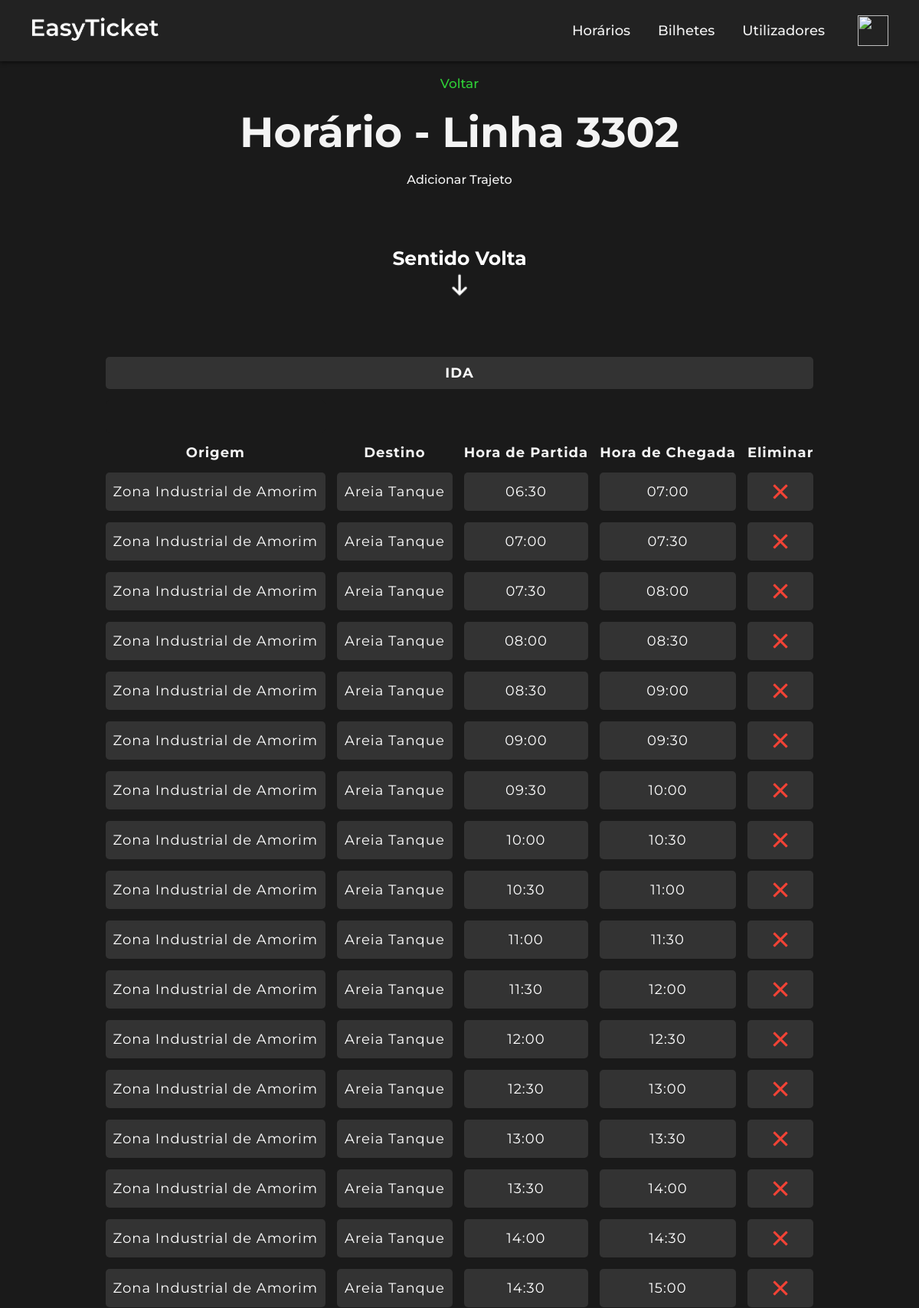
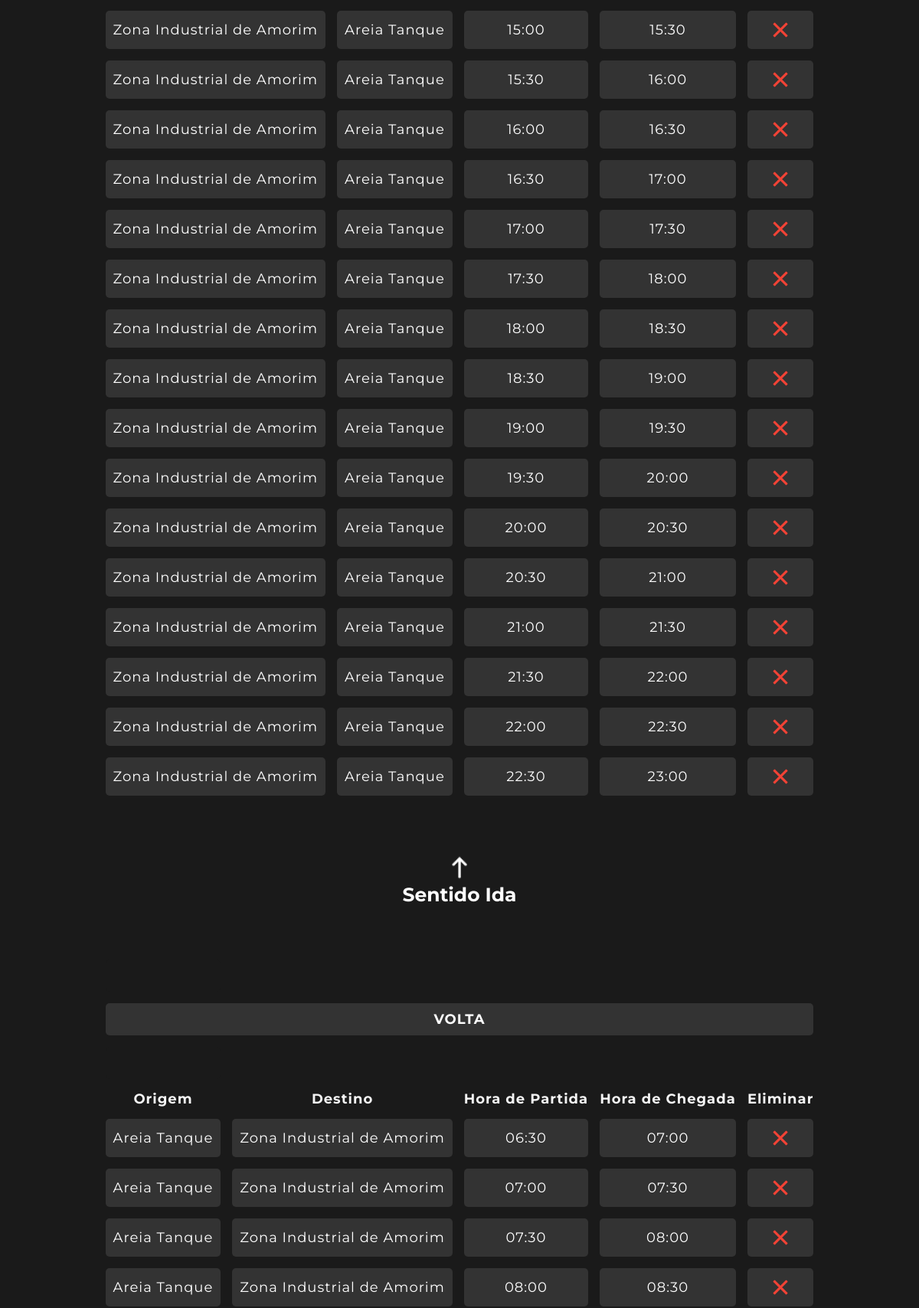
The app's page /linha_3302.php (signed in, upper part) with its own data (2 pictures, top to bottom).
### tables this page shows
CREATE TABLE `viagem` (
  `id_viagem` int(11) NOT NULL,
  `id_autocarro` int(11) NOT NULL,
  `linha_autocarro` int(4) NOT NULL,
  `sentido` set('ida','volta') NOT NULL DEFAULT 'ida',
  `origem` varchar(40) NOT NULL,
  `destino` varchar(40) NOT NULL,
  `hora_partida` time NOT NULL,
  `hora_chegada` time NOT NULL
);

### linha_3302.php (the view, shortened to what this page needs)
<?php
if ($_SESSION['tipo_utilizador'] == 'admin') {
    require_once('menu.php');
} elseif ($_SESSION['tipo_utilizador'] == 'user') {
    require_once('menu2.php');
} elseif ($_SESSION['tipo_utilizador'] == 'semregisto') {
    require_once('menu3.php');
}
require_once('ligarbd.php');
$linha_autocarro = 3302;
$consulta_ida = "SELECT id_viagem, linha_autocarro, origem, destino, SUBSTRING(hora_partida, 1, 5) AS hora_partida, SUBSTRING(hora_chegada, 1, 5) AS hora_chegada
             FROM viagem WHERE sentido='ida' AND linha_autocarro = '$linha_autocarro' ORDER BY hora_partida";
$resultado_ida = mysqli_query($basedados, $consulta_ida);
$nregistos_ida = mysqli_num_rows($resultado_ida);
$consulta_volta = "SELECT id_viagem, linha_autocarro, origem, destino, SUBSTRING(hora_partida, 1, 5) AS hora_partida, SUBSTRING(hora_chegada, 1, 5) AS hora_chegada
             FROM viagem WHERE sentido='volta' AND linha_autocarro = '$linha_autocarro' ORDER BY hora_partida";
$resultado_volta = mysqli_query($basedados, $consulta_volta);
$nregistos_volta = mysqli_num_rows($resultado_volta);
?>
<html>
<head>
    <link href="style.css" rel="stylesheet" type="text/css">
</head>
<body>
<center>
    <br>
<a href="inicio.php#horarios">Voltar</a>
<br>
<h1>Horário - Linha 3302</h1>
    <br>
    <?php
if (isset($_SESSION['tipo_utilizador']) && $_SESSION['tipo_utilizador'] === "admin") {
	?>
    <p style="cursor:pointer;" onclick="scrollToBottom()">Adicionar Trajeto</p>
    <br><br>
<?php
}
?>
<?php
if ($nregistos_ida == 0 && $nregistos_volta == 0) {
    echo "<h1>Não há registos existentes para esta linha!</h1>";
    echo '<br><br><br><br>';
	if (isset($_SESSION['tipo_utilizador']) && $_SESSION['tipo_utilizador'] === "admin") {
    echo "<h2>Inserir Novo Trajeto</h2>";
    echo "<br>";
    echo "<a onclick='confirmainserir();'>";
    echo "<img src='img/inserir.png' title='Inserir' style='cursor: pointer;' >";
    echo "</a>";
    echo "<table>";
    echo "<tr><td style='background-color: #1a1a1a;'>&nbsp;</td></tr>";
    echo "</table>";
	}
    echo "<br>";
} else {
    ?>
<table class="trajeto-table">
    <?php
    if ($nregistos_ida == 0) {
        echo '<br><br><br><br>';
        echo "<p>Não há registos disponíveis para o sentido de ida.</p>";
    } else {
        if ($nregistos_volta > 0) {
            echo '<p class="section-link"><a href="javascript:void(0)" onclick="scrollToSection(\'volta\')">Sentido Volta</a></p>';
            echo '<img src="img/seta_baixo.png" class="section-img" onclick="scrollToSection(\'volta\')">';
        }
        echo '<tr>';
        echo '<br>';
        echo '<td colspan="7" style="text-align: center; font-weight: bold;" id="ida">IDA</td>';
        echo '<tr><td style="background-color: #1a1a1a;">&nbsp;</td></tr>';
        echo '</tr>';
        echo '<tr>';
        echo '<th> Origem </th>';
        echo '<th> Destino </th>';
        echo '<th> Hora de Partida </th>';
        echo '<th> Hora de Chegada </th>';
        if (isset($_SESSION['tipo_utilizador']) && $_SESSION['tipo_utilizador'] === "admin") {
            echo '<th> Eliminar </th>';
        }
        echo '</tr>';
        for ($i = 0; $i < $nregistos_ida; $i++) {
            $registo = mysqli_fetch_array($resultado_ida);
            echo '<tr>';
            echo '<td>'.$registo['origem'].'</td>';
            echo '<td>'.$registo['destino'].'</td>';
            echo '<td>'.$registo['hora_partida'].'</td>';
            echo '<td>'.$registo['hora_chegada'].'</td>';
            if (isset($_SESSION['tipo_utilizador']) && $_SESSION['tipo_utilizador'] === "admin") {
                echo '<td align="center"> <a onClick="confirmaremover(' . $registo['id_viagem'] . ');" style="cursor: pointer;">';
                echo '<img class="img-icon" src="img/eliminar.png"> </a></td>';
            }
            echo '</tr>';
        }
    }
    ?>
</table>
<br>
<table class="trajeto-table">
    <?php
    if ($nregistos_volta == 0) {
        echo '<br><br><br><br>';
        echo "<p>Não há registos disponíveis para o sentido de volta.</p>";
    } else {
        if ($nregistos_ida > 0) {
            echo '<img src="img/seta_cima.png" class="section-img" onclick="scrollToSection(\'ida\')">';
            echo '<p class="section-link"><a href="javascript:void(0)" onclick="scrollToSection(\'ida\')">Sentido Ida</a></p>';
        }
        echo '<tr>';
        echo '<tr><td style="background-color: #1a1a1a;">&nbsp;</td></tr>';
        echo '<td colspan="7" style="text-align: center; font-weight: bold;" id="volta">VOLTA</td>';
        echo '<tr><td style="background-color: #1a1a1a;">&nbsp;</td></tr>';
        echo '</tr>';
        echo '<tr>';
        echo '<th> Origem </th>';
        echo '<th> Destino </th>';
        echo '<th> Hora de Partida </th>';
        echo '<th> Hora de Chegada </th>';
        if (isset($_SESSION['tipo_utilizador']) && $_SESSION['tipo_utilizador'] === "admin") {
            echo '<th> Eliminar </th>';
        }
        echo '</tr>';
        for ($i = 0; $i < $nregistos_volta; $i++) {
            $registo = mysqli_fetch_array($resultado_volta);
            echo '<tr>';
            echo '<td>'.$registo['origem'].'</td>';
            echo '<td>'.$registo['destino'].'</td>';
            echo '<td>'.$registo['hora_partida'].'</td>';
            echo '<td>'.$registo['hora_chegada'].'</td>';
			if (isset($_SESSION['tipo_utilizador']) && $_SESSION['tipo_utilizador'] === "admin") {
				echo '<td align="center"> <a onClick="confirmaremover(' . $registo['id_viagem'] . ');" style="cursor: pointer;">';
				echo '<img class="img-icon" src="img/eliminar.png"> </a></td>';
			}
            echo '</tr>';
        }
    }
    ?>
</table>
<?php
if (isset($_SESSION['tipo_utilizador']) && $_SESSION['tipo_utilizador'] === "admin") {
	?>
<br><br>
<br>
<?php
}
?>
<br><br><br>
<?php
if ($nregistos_ida > 0 && $nregistos_volta > 0) {
?>
    <br>
<?php
    }
}
?>
    <br><br>
</center>
</body>
</html>

### style_navbar.css (style rules this page uses)
body { font-family: Arial, sans-serif; font-weight: 500; margin: 0; padding: 0; background-color: #1a1a1a; color: #f4f4f4; }
* { margin: 0; padding: 0; box-sizing: border-box; font-family: 'Montserrat', sans-serif; user-select: none; -moz-user-select: none; -webkit-user-select: none; -ms-user-select: none; -webkit-user-drag: none; -khtml-user-drag: none; -moz-user-drag: none; -o-user-drag: none; }
@media screen and (max-width: 1919px) and (min-width: 501px) { h1 { font-size: 50px; margin-top: 20px; } }
@media screen and (max-width: 1919px) and (min-width: 501px) { body { font-family: Arial, sans-serif; font-weight: 500; margin: 0; padding: 0; background-color: #1a1a1a; color: #f4f4f4; } }
@media screen and (max-width: 1919px) and (min-width: 501px) { a { color: #2ece36; font-weight: 500; font-size: 20px; text-decoration: none; transition: color 0.3s ease; } }

### style.css (style rules this page uses)
* { user-select: none; -moz-user-select: none; -webkit-user-select: none; -ms-user-select: none; -webkit-user-drag: none; -khtml-user-drag: none; -moz-user-drag: none; -o-user-drag: none; margin: 0; padding: 0; box-sizing: border-box; font-family: 'Montserrat', sans-serif; }
p, svg, button,input, img:active, a:active { -webkit-tap-highlight-color: rgba(0, 0, 0, 0); -webkit-focus-ring-color: rgba(0, 0, 0, 0); outline: none !important; }
@media screen and (max-width: 1919px) and (min-width: 501px) { h1 { font-size: 55px; margin-top: 20px; text-align: center; } }
@media screen and (max-width: 1919px) and (min-width: 501px) { body { font-family: Arial, sans-serif; font-weight: 500; margin: 0; padding: 0; background-color: #1a1a1a; color: #f4f4f4; } }
@media screen and (max-width: 1919px) and (min-width: 501px) { a { color: #2ece36; font-weight: 500; font-size: 17px; text-decoration: none; transition: color 0.3s ease; } }
@media screen and (max-width: 1919px) and (min-width: 501px) { table { margin: 0 auto; border-collapse: separate; border-spacing: 15px; font-size: 18px; text-align: center; letter-spacing: 1px; vertical-align: middle; width: auto; } }
@media screen and (max-width: 1919px) and (min-width: 501px) { td { border-radius: 5px; background-color: rgb(51, 51, 51); padding: 10px; color: white; } }
@media screen and (max-width: 1919px) and (min-width: 501px) { .section-link { font-size: 20px; color: white; cursor: pointer; text-decoration: none; } }
@media screen and (max-width: 1919px) and (min-width: 501px) { .section-link a { font-size: 25px; font-weight: bold; cursor: pointer; text-decoration: none; color: white; } }
@media screen and (max-width: 1919px) and (min-width: 501px) { .section-img { cursor: pointer; width: 40px; height: auto; } }
@media screen and (max-width: 1919px) and (min-width: 501px) { .img-icon { width: 30px; height: 30px; margin: 0 auto; display: block; } }

### records on screen
viagem: origem "Zona Industrial de Amorim", destino "Areia Tanque", hora_partida "06:30", hora_chegada "07:00"
viagem: origem "Zona Industrial de Amorim", destino "Areia Tanque", hora_partida "07:00", hora_chegada "07:30"
viagem: origem "Zona Industrial de Amorim", destino "Areia Tanque", hora_partida "07:30", hora_chegada "08:00"
viagem: origem "Zona Industrial de Amorim", destino "Areia Tanque", hora_partida "08:00", hora_chegada "08:30"
viagem: origem "Zona Industrial de Amorim", destino "Areia Tanque", hora_partida "08:30", hora_chegada "09:00"
viagem: origem "Zona Industrial de Amorim", destino "Areia Tanque", hora_partida "09:00", hora_chegada "09:30"
viagem: origem "Zona Industrial de Amorim", destino "Areia Tanque", hora_partida "09:30", hora_chegada "10:00"
viagem: origem "Zona Industrial de Amorim", destino "Areia Tanque", hora_partida "10:00", hora_chegada "10:30"
viagem: origem "Zona Industrial de Amorim", destino "Areia Tanque", hora_partida "10:30", hora_chegada "11:00"
viagem: origem "Zona Industrial de Amorim", destino "Areia Tanque", hora_partida "11:00", hora_chegada "11:30"
viagem: origem "Zona Industrial de Amorim", destino "Areia Tanque", hora_partida "11:30", hora_chegada "12:00"
viagem: origem "Zona Industrial de Amorim", destino "Areia Tanque", hora_partida "12:00", hora_chegada "12:30"
viagem: origem "Zona Industrial de Amorim", destino "Areia Tanque", hora_partida "12:30", hora_chegada "13:00"
viagem: origem "Zona Industrial de Amorim", destino "Areia Tanque", hora_partida "13:00", hora_chegada "13:30"
viagem: origem "Zona Industrial de Amorim", destino "Areia Tanque", hora_partida "13:30", hora_chegada "14:00"
viagem: origem "Zona Industrial de Amorim", destino "Areia Tanque", hora_partida "14:00", hora_chegada "14:30"
viagem: origem "Zona Industrial de Amorim", destino "Areia Tanque", hora_partida "14:30", hora_chegada "15:00"
viagem: origem "Zona Industrial de Amorim", destino "Areia Tanque", hora_partida "15:00", hora_chegada "15:30"
viagem: origem "Zona Industrial de Amorim", destino "Areia Tanque", hora_partida "15:30", hora_chegada "16:00"
viagem: origem "Zona Industrial de Amorim", destino "Areia Tanque", hora_partida "16:00", hora_chegada "16:30"
viagem: origem "Zona Industrial de Amorim", destino "Areia Tanque", hora_partida "16:30", hora_chegada "17:00"
viagem: origem "Zona Industrial de Amorim", destino "Areia Tanque", hora_partida "17:00", hora_chegada "17:30"
viagem: origem "Zona Industrial de Amorim", destino "Areia Tanque", hora_partida "17:30", hora_chegada "18:00"
viagem: origem "Zona Industrial de Amorim", destino "Areia Tanque", hora_partida "18:00", hora_chegada "18:30"
viagem: origem "Zona Industrial de Amorim", destino "Areia Tanque", hora_partida "18:30", hora_chegada "19:00"
viagem: origem "Zona Industrial de Amorim", destino "Areia Tanque", hora_partida "19:00", hora_chegada "19:30"
viagem: origem "Zona Industrial de Amorim", destino "Areia Tanque", hora_partida "19:30", hora_chegada "20:00"
viagem: origem "Zona Industrial de Amorim", destino "Areia Tanque", hora_partida "20:00", hora_chegada "20:30"
viagem: origem "Zona Industrial de Amorim", destino "Areia Tanque", hora_partida "20:30", hora_chegada "21:00"
viagem: origem "Zona Industrial de Amorim", destino "Areia Tanque", hora_partida "21:00", hora_chegada "21:30"
viagem: origem "Zona Industrial de Amorim", destino "Areia Tanque", hora_partida "21:30", hora_chegada "22:00"
viagem: origem "Zona Industrial de Amorim", destino "Areia Tanque", hora_partida "22:00", hora_chegada "22:30"
viagem: origem "Zona Industrial de Amorim", destino "Areia Tanque", hora_partida "22:30", hora_chegada "23:00"
viagem: origem "Areia Tanque", destino "Zona Industrial de Amorim", hora_partida "06:30", hora_chegada "07:00"
viagem: origem "Areia Tanque", destino "Zona Industrial de Amorim", hora_partida "07:00", hora_chegada "07:30"
viagem: origem "Areia Tanque", destino "Zona Industrial de Amorim", hora_partida "07:30", hora_chegada "08:00"
viagem: origem "Areia Tanque", destino "Zona Industrial de Amorim", hora_partida "08:00", hora_chegada "08:30"
